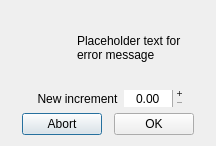
<?xml version="1.0" encoding="UTF-8"?>
<ui version="4.0">
 <class>Dialog</class>
 <widget class="QDialog" name="Dialog">
  <property name="geometry">
   <rect>
    <x>0</x>
    <y>0</y>
    <width>216</width>
    <height>146</height>
   </rect>
  </property>
  <property name="windowTitle">
   <string>Dialog</string>
  </property>
  <layout class="QVBoxLayout" name="verticalLayout">
   <item>
    <layout class="QHBoxLayout" name="horizontalLayout_2">
     <property name="topMargin">
      <number>0</number>
     </property>
     <item>
      <widget class="QLabel" name="icon">
       <property name="minimumSize">
        <size>
         <width>60</width>
         <height>60</height>
        </size>
       </property>
       <property name="maximumSize">
        <size>
         <width>60</width>
         <height>60</height>
        </size>
       </property>
       <property name="text">
        <string/>
       </property>
       <property name="pixmap">
        <pixmap resource="icons/icns.qrc">:/err/warning.png</pixmap>
       </property>
       <property name="scaledContents">
        <bool>true</bool>
       </property>
      </widget>
     </item>
     <item>
      <widget class="QLabel" name="message">
       <property name="sizePolicy">
        <sizepolicy hsizetype="Preferred" vsizetype="Expanding">
         <horstretch>0</horstretch>
         <verstretch>0</verstretch>
        </sizepolicy>
       </property>
       <property name="text">
        <string>Placeholder text for error message</string>
       </property>
       <property name="alignment">
        <set>Qt::AlignLeading|Qt::AlignLeft|Qt::AlignVCenter</set>
       </property>
       <property name="wordWrap">
        <bool>true</bool>
       </property>
       <property name="textInteractionFlags">
        <set>Qt::NoTextInteraction</set>
       </property>
      </widget>
     </item>
    </layout>
   </item>
   <item>
    <layout class="QFormLayout" name="formLayout">
     <property name="sizeConstraint">
      <enum>QLayout::SetDefaultConstraint</enum>
     </property>
     <property name="labelAlignment">
      <set>Qt::AlignRight|Qt::AlignTrailing|Qt::AlignVCenter</set>
     </property>
     <property name="formAlignment">
      <set>Qt::AlignCenter</set>
     </property>
     <item row="0" column="0">
      <widget class="QLabel" name="lab_ang">
       <property name="text">
        <string>New increment</string>
       </property>
       <property name="alignment">
        <set>Qt::AlignCenter</set>
       </property>
      </widget>
     </item>
     <item row="0" column="1">
      <widget class="QDoubleSpinBox" name="par_ang">
       <property name="sizePolicy">
        <sizepolicy hsizetype="Fixed" vsizetype="Fixed">
         <horstretch>0</horstretch>
         <verstretch>0</verstretch>
        </sizepolicy>
       </property>
       <property name="minimumSize">
        <size>
         <width>60</width>
         <height>0</height>
        </size>
       </property>
       <property name="wrapping">
        <bool>false</bool>
       </property>
       <property name="frame">
        <bool>false</bool>
       </property>
       <property name="alignment">
        <set>Qt::AlignCenter</set>
       </property>
       <property name="readOnly">
        <bool>false</bool>
       </property>
       <property name="buttonSymbols">
        <enum>QAbstractSpinBox::PlusMinus</enum>
       </property>
       <property name="specialValueText">
        <string/>
       </property>
       <property name="accelerated">
        <bool>false</bool>
       </property>
       <property name="showGroupSeparator" stdset="0">
        <bool>false</bool>
       </property>
       <property name="prefix">
        <string/>
       </property>
       <property name="suffix">
        <string/>
       </property>
       <property name="singleStep">
        <double>0.050000000000000</double>
       </property>
       <property name="stepType">
        <enum>QAbstractSpinBox::AdaptiveDecimalStepType</enum>
       </property>
      </widget>
     </item>
    </layout>
   </item>
   <item>
    <layout class="QHBoxLayout" name="horizontalLayout">
     <property name="sizeConstraint">
      <enum>QLayout::SetMinimumSize</enum>
     </property>
     <item>
      <spacer name="horizontalSpacer_3">
       <property name="orientation">
        <enum>Qt::Horizontal</enum>
       </property>
       <property name="sizeHint" stdset="0">
        <size>
         <width>40</width>
         <height>20</height>
        </size>
       </property>
      </spacer>
     </item>
     <item>
      <spacer name="horizontalSpacer_2">
       <property name="orientation">
        <enum>Qt::Horizontal</enum>
       </property>
       <property name="sizeHint" stdset="0">
        <size>
         <width>40</width>
         <height>20</height>
        </size>
       </property>
      </spacer>
     </item>
     <item>
      <widget class="QPushButton" name="but_back">
       <property name="text">
        <string>Abort</string>
       </property>
      </widget>
     </item>
     <item>
      <spacer name="horizontalSpacer">
       <property name="orientation">
        <enum>Qt::Horizontal</enum>
       </property>
       <property name="sizeHint" stdset="0">
        <size>
         <width>40</width>
         <height>20</height>
        </size>
       </property>
      </spacer>
     </item>
     <item>
      <widget class="QPushButton" name="but_ok">
       <property name="text">
        <string>OK</string>
       </property>
      </widget>
     </item>
     <item>
      <spacer name="horizontalSpacer_4">
       <property name="orientation">
        <enum>Qt::Horizontal</enum>
       </property>
       <property name="sizeHint" stdset="0">
        <size>
         <width>40</width>
         <height>20</height>
        </size>
       </property>
      </spacer>
     </item>
     <item>
      <spacer name="horizontalSpacer_5">
       <property name="orientation">
        <enum>Qt::Horizontal</enum>
       </property>
       <property name="sizeHint" stdset="0">
        <size>
         <width>40</width>
         <height>20</height>
        </size>
       </property>
      </spacer>
     </item>
    </layout>
   </item>
  </layout>
 </widget>
 <resources>
  <include location="icons/icns.qrc"/>
 </resources>
 <connections/>
</ui>
